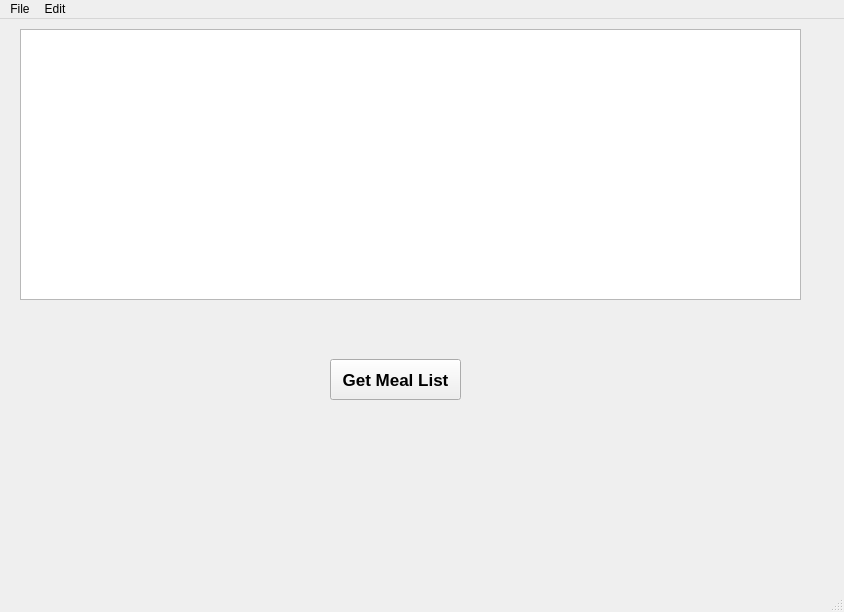
<?xml version="1.0" encoding="UTF-8"?>
<ui version="4.0">
 <class>MainWindow</class>
 <widget class="QMainWindow" name="MainWindow">
  <property name="geometry">
   <rect>
    <x>0</x>
    <y>0</y>
    <width>844</width>
    <height>612</height>
   </rect>
  </property>
  <property name="windowTitle">
   <string>MainWindow</string>
  </property>
  <widget class="QWidget" name="centralwidget">
   <widget class="QTableView" name="tableView">
    <property name="geometry">
     <rect>
      <x>20</x>
      <y>10</y>
      <width>781</width>
      <height>271</height>
     </rect>
    </property>
   </widget>
   <widget class="QPushButton" name="btn_get_meal_list">
    <property name="geometry">
     <rect>
      <x>330</x>
      <y>340</y>
      <width>131</width>
      <height>41</height>
     </rect>
    </property>
    <property name="font">
     <font>
      <family>MS Sans Serif</family>
      <pointsize>13</pointsize>
      <weight>75</weight>
      <italic>false</italic>
      <bold>true</bold>
     </font>
    </property>
    <property name="text">
     <string>Get Meal List</string>
    </property>
   </widget>
  </widget>
  <widget class="QMenuBar" name="menubar">
   <property name="geometry">
    <rect>
     <x>0</x>
     <y>0</y>
     <width>844</width>
     <height>21</height>
    </rect>
   </property>
   <widget class="QMenu" name="menuFile">
    <property name="title">
     <string>File</string>
    </property>
    <addaction name="actionNew"/>
    <addaction name="actionSave"/>
   </widget>
   <widget class="QMenu" name="menuEdit">
    <property name="title">
     <string>Edit</string>
    </property>
    <addaction name="actionCopy"/>
    <addaction name="actionPaste"/>
   </widget>
   <addaction name="menuFile"/>
   <addaction name="menuEdit"/>
  </widget>
  <widget class="QStatusBar" name="statusbar"/>
  <action name="actionNew">
   <property name="text">
    <string>New</string>
   </property>
   <property name="statusTip">
    <string>Create a new file</string>
   </property>
   <property name="shortcut">
    <string>Ctrl+N</string>
   </property>
  </action>
  <action name="actionSave">
   <property name="text">
    <string>Save</string>
   </property>
   <property name="statusTip">
    <string>Save the current file</string>
   </property>
   <property name="shortcut">
    <string>Ctrl+S</string>
   </property>
  </action>
  <action name="actionCopy">
   <property name="text">
    <string>Copy</string>
   </property>
   <property name="statusTip">
    <string>Copy selected text</string>
   </property>
   <property name="shortcut">
    <string>Ctrl+C</string>
   </property>
  </action>
  <action name="actionPaste">
   <property name="text">
    <string>Paste</string>
   </property>
   <property name="statusTip">
    <string>Paste copied text</string>
   </property>
   <property name="shortcut">
    <string>Ctrl+V</string>
   </property>
  </action>
 </widget>
 <resources/>
 <connections/>
</ui>
